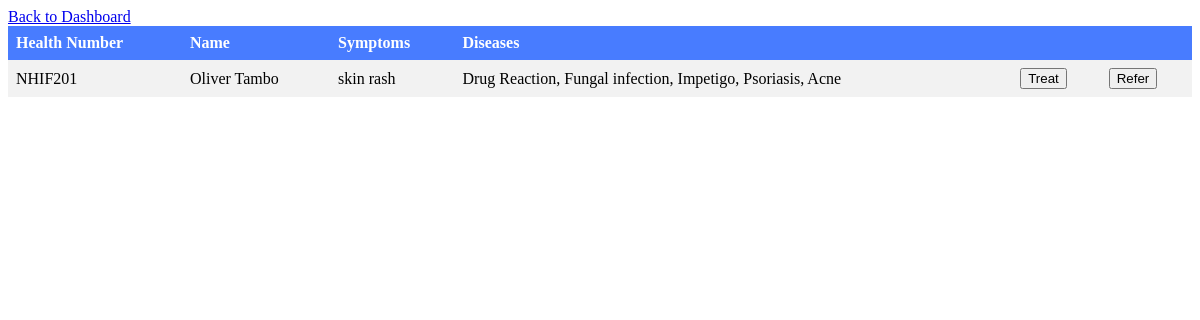
The app's page /diagnosed.php, older data.
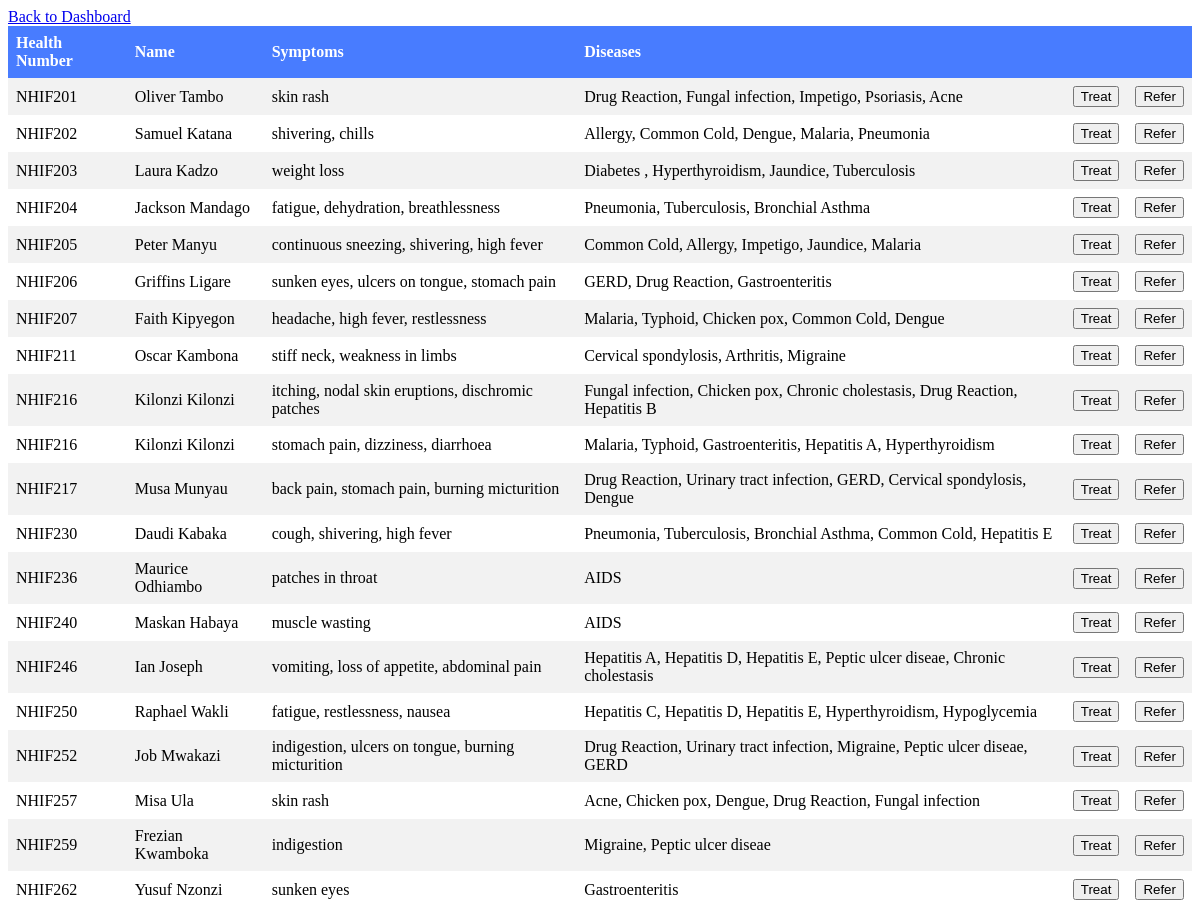
The same page, newer data.
### tables this page shows
CREATE TABLE `diagnosis` (
  `diagnosis_id` int(11) NOT NULL,
  `health_number` varchar(255) DEFAULT NULL,
  `symptoms` longtext DEFAULT NULL CHECK (json_valid(`symptoms`)),
  `diseases` longtext DEFAULT NULL CHECK (json_valid(`diseases`)),
  `diagnosed_at` timestamp NOT NULL DEFAULT current_timestamp() ON UPDATE current_timestamp(),
  `diagnosed_by` varchar(255) DEFAULT NULL,
  `treated_for` varchar(255) DEFAULT NULL,
  `referred_to` varchar(255) DEFAULT NULL,
  `prescription` varchar(255) DEFAULT NULL
);

CREATE TABLE `patient` (
  `patient_id` int(11) NOT NULL,
  `registration_datetime` datetime DEFAULT NULL,
  `health_number` varchar(255) DEFAULT NULL,
  `patient_name` varchar(255) DEFAULT NULL,
  `gender` enum('Male','Female','Other') DEFAULT NULL,
  `date_of_birth` date DEFAULT NULL,
  `phone_number` varchar(255) DEFAULT NULL,
  `email` varchar(255) DEFAULT NULL,
  `address` text DEFAULT NULL,
  `marital_status` enum('Single','Married','Divorced','Widowed') DEFAULT NULL,
  `is_under_18` tinyint(1) DEFAULT NULL,
  `parent_name` varchar(255) DEFAULT NULL,
  `parent_phone_number` varchar(255) DEFAULT NULL,
  `emergency_contact_name` varchar(255) DEFAULT NULL,
  `emergency_contact_relationship` varchar(255) DEFAULT NULL,
  `emergency_contact_phone_number` varchar(255) DEFAULT NULL,
  `reason_for_registration` text DEFAULT NULL,
  `taking_medications` tinyint(1) DEFAULT NULL
);

### diagnosed.php (the view, shortened to what this page needs)
<!DOCTYPE html>
<html>
<head>
</head>
<body>
    <div class="back">
        <a href="doctor.php" class="back-button">Back to Dashboard</a>
    </div>
    <?php
    require "connect.php";
    $sql = "SELECT patient.health_number, patient.patient_name, diagnosis.symptoms, diagnosis.diseases FROM patient INNER JOIN diagnosis ON patient.health_number = diagnosis.health_number";
    $result = $conn->query($sql);
    if ($result->num_rows > 0) {
        echo "<table>";
        echo "<tr><th>Health Number</th><th>Name</th><th>Symptoms</th><th>Diseases</th><th></th><th></th></tr>";
        while ($row = $result->fetch_assoc()) {
            echo "<tr>";
            echo "<td>" . $row["health_number"] . "</td>";
            echo "<td>" . $row["patient_name"] . "</td>";
            $symptoms = json_decode($row["symptoms"], true);
            echo "<td>" . implode(", ", $symptoms) . "</td>";
            $diseases = json_decode($row["diseases"], true);
            echo "<td>" . implode(", ", $diseases) . "</td>";
            echo "<td><button class='treat-button'>Treat</button></td>";
            echo "<td><button class='refer-button'>Refer</button></td>";
            echo "</tr>";
        }
        echo "</table>";
    } else {
        echo "0 results";
    }
    ?>
</body>
</html>

Row changes from the older to the newer data that the page shows:
added diagnosis: patient.health_number "NHIF202", patient.patient_name "Samuel Katana", symptoms "shivering, chills", diseases "Allergy, Common Cold, Dengue, Malaria, Pneumonia"
added diagnosis: patient.health_number "NHIF203", patient.patient_name "Laura Kadzo", symptoms "weight loss", diseases "Diabetes , Hyperthyroidism, Jaundice, Tuberculosis"
added diagnosis: patient.health_number "NHIF204", patient.patient_name "Jackson Mandago", symptoms "fatigue, dehydration, breathlessness", diseases "Pneumonia, Tuberculosis, Bronchial Asthma"
added diagnosis: patient.health_number "NHIF205", patient.patient_name "Peter Manyu", symptoms "continuous sneezing, shivering, high fever", diseases "Common Cold, Allergy, Impetigo, Jaundice, Malaria"
added diagnosis: patient.health_number "NHIF206", patient.patient_name "Griffins Ligare", symptoms "sunken eyes, ulcers on tongue, stomach pain", diseases "GERD, Drug Reaction, Gastroenteritis"
added diagnosis: patient.health_number "NHIF207", patient.patient_name "Faith Kipyegon", symptoms "headache, high fever, restlessness", diseases "Malaria, Typhoid, Chicken pox, Common Cold, Dengue"
added diagnosis: patient.health_number "NHIF211", patient.patient_name "Oscar Kambona", symptoms "stiff neck, weakness in limbs", diseases "Cervical spondylosis, Arthritis, Migraine"
added diagnosis: patient.health_number "NHIF216", patient.patient_name "Kilonzi Kilonzi", symptoms "itching, nodal skin eruptions, dischromic patches", diseases "Fungal infection, Chicken pox, Chronic cholestasis, Drug Reaction, Hepatitis B"
added diagnosis: patient.health_number "NHIF216", patient.patient_name "Kilonzi Kilonzi", symptoms "stomach pain, dizziness, diarrhoea", diseases "Malaria, Typhoid, Gastroenteritis, Hepatitis A, Hyperthyroidism"
added diagnosis: patient.health_number "NHIF217", patient.patient_name "Musa Munyau", symptoms "back pain, stomach pain, burning micturition", diseases "Drug Reaction, Urinary tract infection, GERD, Cervical spondylosis, Dengue"
added diagnosis: patient.health_number "NHIF230", patient.patient_name "Daudi Kabaka", symptoms "cough, shivering, high fever", diseases "Pneumonia, Tuberculosis, Bronchial Asthma, Common Cold, Hepatitis E"
added diagnosis: patient.health_number "NHIF236", patient.patient_name "Maurice Odhiambo", symptoms "patches in throat", diseases "AIDS"
added diagnosis: patient.health_number "NHIF240", patient.patient_name "Maskan Habaya", symptoms "muscle wasting", diseases "AIDS"
added diagnosis: patient.health_number "NHIF246", patient.patient_name "Ian Joseph", symptoms "vomiting, loss of appetite, abdominal pain", diseases "Hepatitis A, Hepatitis D, Hepatitis E, Peptic ulcer diseae, Chronic cholestasis"
added diagnosis: patient.health_number "NHIF250", patient.patient_name "Raphael Wakli", symptoms "fatigue, restlessness, nausea", diseases "Hepatitis C, Hepatitis D, Hepatitis E, Hyperthyroidism, Hypoglycemia"
added diagnosis: patient.health_number "NHIF252", patient.patient_name "Job Mwakazi", symptoms "indigestion, ulcers on tongue, burning micturition", diseases "Drug Reaction, Urinary tract infection, Migraine, Peptic ulcer diseae, GERD"
added diagnosis: patient.health_number "NHIF257", patient.patient_name "Misa Ula", symptoms "skin rash", diseases "Acne, Chicken pox, Dengue, Drug Reaction, Fungal infection"
added diagnosis: patient.health_number "NHIF259", patient.patient_name "Frezian Kwamboka", symptoms "indigestion", diseases "Migraine, Peptic ulcer diseae"
added diagnosis: patient.health_number "NHIF262", patient.patient_name "Yusuf Nzonzi", symptoms "sunken eyes", diseases "Gastroenteritis"
